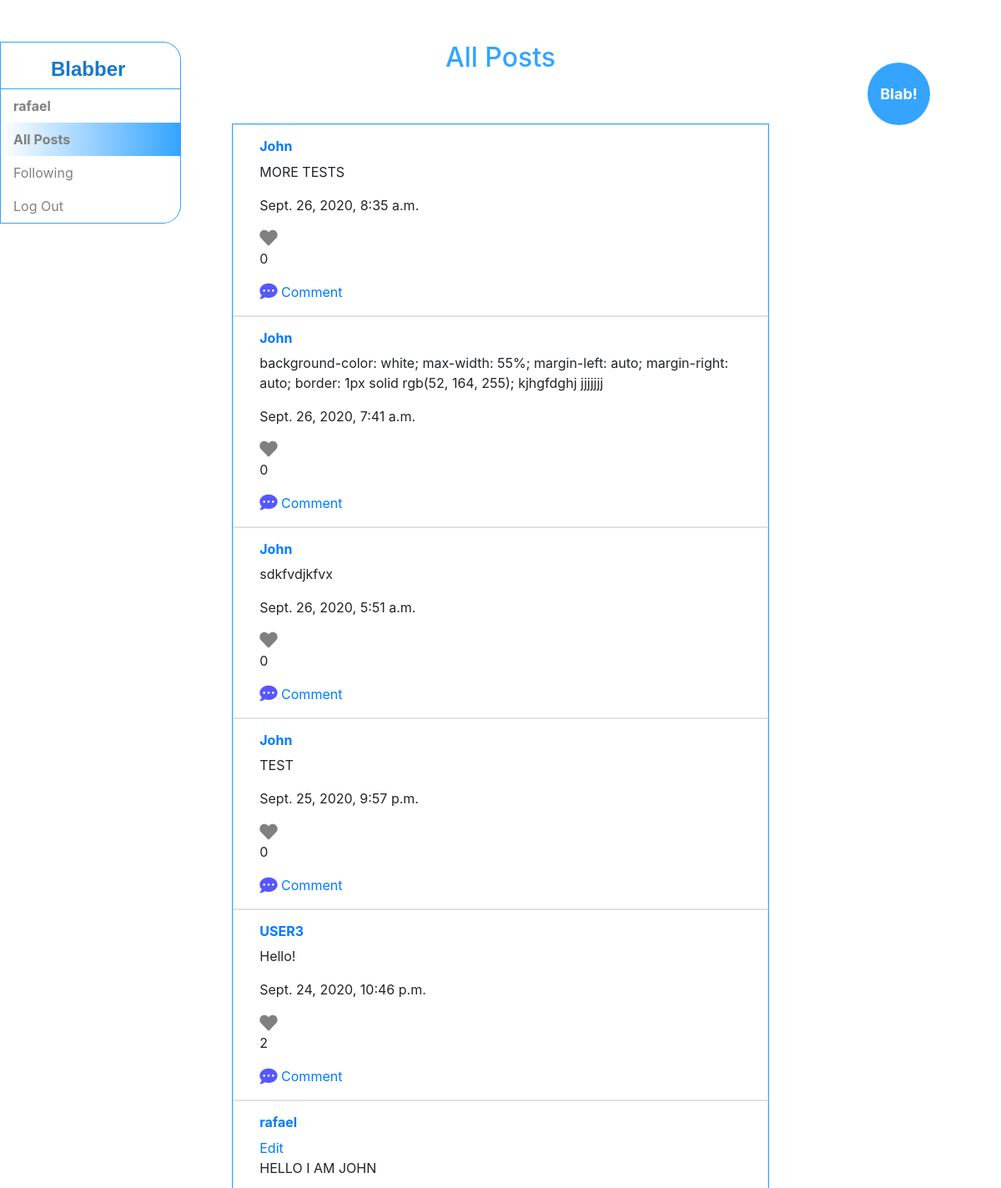
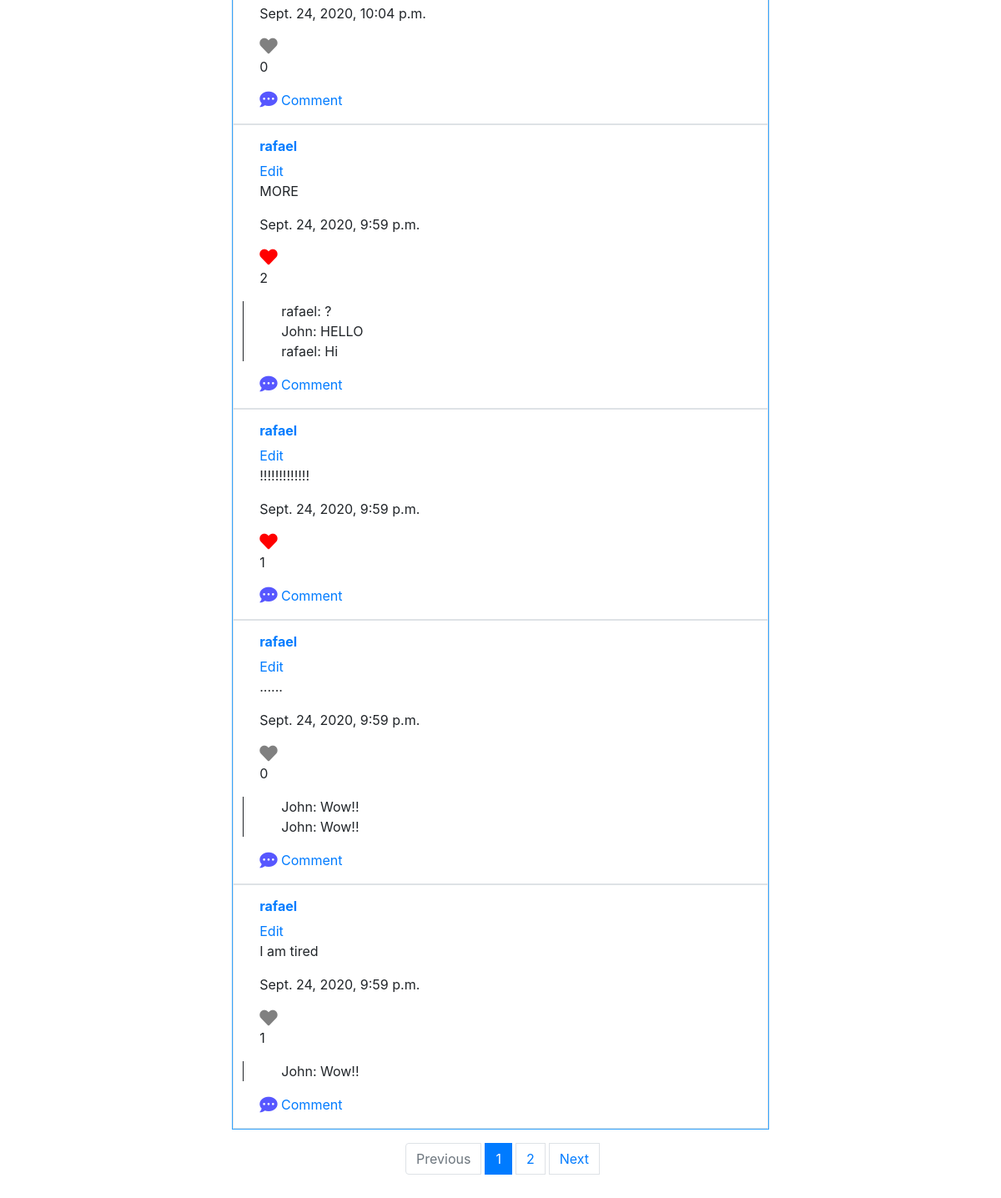
/ (signed in), run on the app's committed database (2 pictures, top to bottom).
### network/models.py (models this page shows, shortened)
class User(AbstractUser):
    pass

class Post(models.Model):
    user = models.ForeignKey(User, on_delete = models.CASCADE, related_name="post_user")
    text = models.TextField()
    time = models.DateTimeField(auto_now_add=True)
    likes = models.ForeignKey(Like, null=True, blank=True, on_delete = models.CASCADE, related_name="post_likes")
    comments = models.ManyToManyField(Comment, blank=True, related_name="post_comments")

class Like(models.Model):
    users = models.ManyToManyField(User, related_name="like_users")
    num = models.PositiveIntegerField(default=0)

class Comment(models.Model):
    user = models.ForeignKey(User, blank=True, on_delete = models.CASCADE, related_name="comment_user")
    comment = models.TextField()

### network/views.py (the view, shortened to what this page needs)
# urls.py: path("", views.index, name="index"),
def index(request):
    if request.user.is_authenticated:
        if request.method == 'GET':
            all_posts = Post.objects.all().order_by('-time')
            page = request.GET.get('page', 1)
            paginator = Paginator(all_posts, 10)
            try:
                posts = paginator.page(page)
            except PageNotAnInteger:
                posts = paginator.page(1)
            except EmptyPage:
                posts = paginator.page(paginator.num_pages)
            post_form = PostForm(initial={'user': request.user})
            comment_form = CommentForm(initial={'user': request.user})
            return render(request, "network/index.html", {'posts': posts, 'post_form': post_form, 'comment_form': comment_form})
    else:
        return HttpResponseRedirect(reverse("login"))

### network/templates/network/index.html (shortened to what this page needs)
{% extends "network/layout.html" %}
{% load static %}
{% block body %}
    <div class="sidenav" id="post_nav">
        <p id="blab_">Blab!</p>
    </div>
    <h2>All Posts</h2>
    <div id="posts">
        {% for post in posts %}
            <div class='row border mx-auto p-3' id="post">
                <div class="col-sm-12">
                    <h6><a style="font-weight: bold;"href="{% url 'profile' post.user.id %}">{{ post.user }}</a></h6>
                    {% if request.user == post.user %}
                        <a href="" class="edit" id="{{ post.id }}">Edit</a>
                    {% endif %}
                    <p class="pt" id="{{ post.id }}">{{ post.text }}</p>
                    <p id="time">{{ post.time }}</p>
                    <p id="heart_item">
                        {% if request.user in post.likes.users.all %}
                            <a href="">
                                <i class="fas fa-heart fa-lg" name="heart" id="{{ post.id }}" style="color:red;"></i>
                            </a>
                        {% else %}
                            <a href="">
                                <i class="fas fa-heart fa-lg" name="heart" id="{{ post.id }}" style="color:gray;"></i>
                            </a>
                        {% endif %}
                        <span class="num-like" id="{{ post.id }}">{{ post.likes.num }}</span>
                    </p>
                    <ul id="comments">
                        {% for c in post.comments.all %}
                            <li id="actual_comment">{{ c.user }}: {{ c.comment }}</li>
                        {% endfor %}
                    </ul>
                    <a href="" class="comment" id="{{ post.id }}"><i class="fas fa-comment-dots fa-lg" style="color:rgb(87, 87, 255);"></i> Comment</a>
                </div>
            </div>
        {% endfor %}
    </div>
    <div class='row justify-content-center mx-auto p-3' id='pages'>
        {% if posts.has_other_pages %}
            <nav aria-label="...">
                <ul class="pagination justify-content-center">
                    {% if posts.has_previous %}
                        <li><a class="page-link" href="?page={{ posts.previous_page_number }}" tabindex="-1" aria-disabled="true">Previous</a></li>
                    {% else %}
                        <li class="page-item disabled"><span class="page-link">Previous</span></li>
                    {% endif %}
                    {% for i in posts.paginator.page_range %}
                        {% if posts.number == i %}
                            <li class="page-item active" aria-current="page">
                                <span class="page-link">
                                    {{ i }}
                                </span>
                            </li>
                        {% else %}
                            <li><a href="?page={{ i }}"><span class="page-link">{{ i }}</span></a></li>
                        {% endif %}
                    {% endfor %}
                    {% if posts.has_next %}
                        <li><a class="page-link" href="?page={{ posts.next_page_number }}">Next</a></li>
                    {% else %}
                        <li class="page-item disabled"><span class="page-link" tabindex="-1" aria-disabled="true">Next</span></li>
                    {% endif %}
                </ul>
            </nav>
        {% endif %}
    </div>
{% endblock %}

### network/templates/network/layout.html (shortened to what this page needs)
{% load static %}
<!DOCTYPE html>
<html lang="en">
    <head>
        <link rel="stylesheet" href="https://stackpath.bootstrapcdn.com/bootstrap/4.4.1/css/bootstrap.min.css">
        <link href="{% static 'network/styles.css' %}" rel="stylesheet">
        <link rel="stylesheet" href="https://use.fontawesome.com/releases/v5.14.0/css/solid.css">
        <link rel="stylesheet" href="https://use.fontawesome.com/releases/v5.14.0/css/fontawesome.css">
    </head>
    <body>
        <div class="bd-sidebar border-bottom-0" id="sidebar-wrapper ">
            <nav class ="position-fixed"id="navbar_items">
            <a id="website_title"href="#">Blabber</a>
              <ul class="navbar-nav mr-auto">
                {% if user.is_authenticated %}
                    <li id="username_link" class="nav-item">
                        <a class="nav-link" href="#"><strong>{{ user.username }}</strong></a>
                    </li>
                     <li class="nav-item" id="all_posts_block">
                  <a class="nav-link" id="all_posts_link"href="{% url 'index' %}">All Posts</a>
                </li>
                    <li class="nav-item" id="following_block">
                        <a class="nav-link" id="following_link" href="{% url 'following' %}">Following</a>
                    </li>
                    <li class="nav-item" id="logout_link">
                        <a class="nav-link" href="{% url 'logout' %}">Log Out</a>
                    </li>
                {% endif %}
              </ul>
            </nav>
          </div>
        <div class="container-fluid">
            {% block body %}
            {% endblock %}
        </div>
    </body>
</html>

### network/static/network/styles.css (style rules this page uses)
#website_title { color: rgb(22, 121, 202); text-align: right; margin-left: 60px; font-weight: bold; font-family: Impact, Haettenschweiler, 'Arial Narrow Bold', sans-serif; font-size: x-large; }
#navbar_items { background-color: white; border-top-right-radius: 10%; border-bottom-right-radius: 10%; padding-top: 14px; border:1px solid rgb(52, 164, 255); margin-left: 0; }
.nav-link { color:grey; width: 200px; padding-left: 10px; margin-left:10px; }
li { padding-left: 5px; }
#logout_link { border-bottom-right-radius: 15px; }
#username_link { border-top: 1px solid rgb(52, 164, 255); margin-top: 5px; }
#post_nav { height: 100%; width: 160px; position: fixed; z-index: 1; top: 0; right: 0; background-color: white; overflow-x: hidden; padding-top: 6.25%; }
#blab_ { background-color:rgb(52, 164, 255); font-weight: bold; font-size: large; color: white; height: 75px; width: 75px; border-radius: 50%; display:inline-flex; text-align: center; align-items: center; justify-content: center; margin: auto; }
h2 { color: rgb(52, 164, 255); margin-top: 50px; margin-bottom: 60px; text-align: center; }
#posts { background-color: white; max-width: 55%; margin-left: auto; margin-right: auto; border: 1px solid rgb(52, 164, 255); }
#heart_item { max-width: 20px; }
#comments { max-width: 500px; list-style-type: none; margin-left: -20px; border-left: 1px solid; }

### data on the page
User: username "rafael"
Post: user "John", text "MORE TESTS", time "Sept. 26, 2020, 8:35 a.m.", likes.num "0"
Post: user "John", text "background-color: white; max-width: 55%; margin-left: auto; margin-right: auto; border: 1px solid rgb(52, 164, 255); kjhgfdghj jjjjjjj", time "Sept. 26, 2020, 7:41 a.m.", likes.num "0"
Post: user "John", text "sdkfvdjkfvx", time "Sept. 26, 2020, 5:51 a.m.", likes.num "0"
Post: user "John", text "TEST", time "Sept. 25, 2020, 9:57 p.m.", likes.num "0"
Post: user "USER3", text "Hello!", time "Sept. 24, 2020, 10:46 p.m.", likes.num "2"
Post: user "rafael", text "HELLO I AM JOHN", time "Sept. 24, 2020, 10:04 p.m.", likes.num "0"
Post: user "rafael", text "MORE", time "Sept. 24, 2020, 9:59 p.m.", likes.num "2"
Comment: user "rafael", comment "?"
Comment: user "John", comment "HELLO"
Comment: user "rafael", comment "Hi"
Post: user "rafael", text "!!!!!!!!!!!!!", time "Sept. 24, 2020, 9:59 p.m.", likes.num "1"
Post: user "rafael", text "......", time "Sept. 24, 2020, 9:59 p.m.", likes.num "0"
Comment: user "John", comment "Wow!!"
Comment: user "John", comment "Wow!!"
Post: user "rafael", text "I am tired", time "Sept. 24, 2020, 9:59 p.m.", likes.num "1"
Comment: user "John", comment "Wow!!"

### other printed values
{{ i }} "1"
{{ i }} "2"
